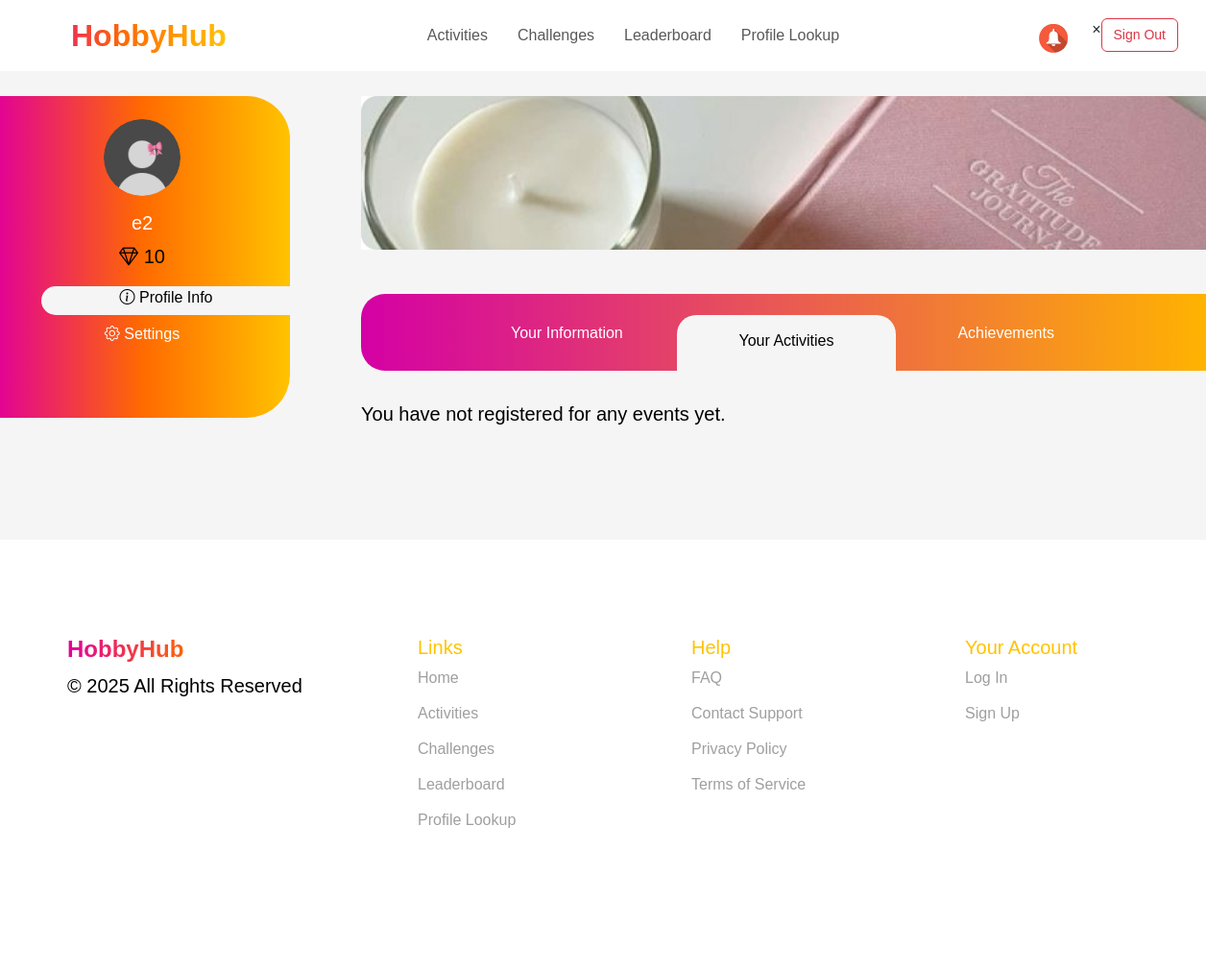
/user_profile/activities/ (signed in), run on an earlier commit of the app's database.
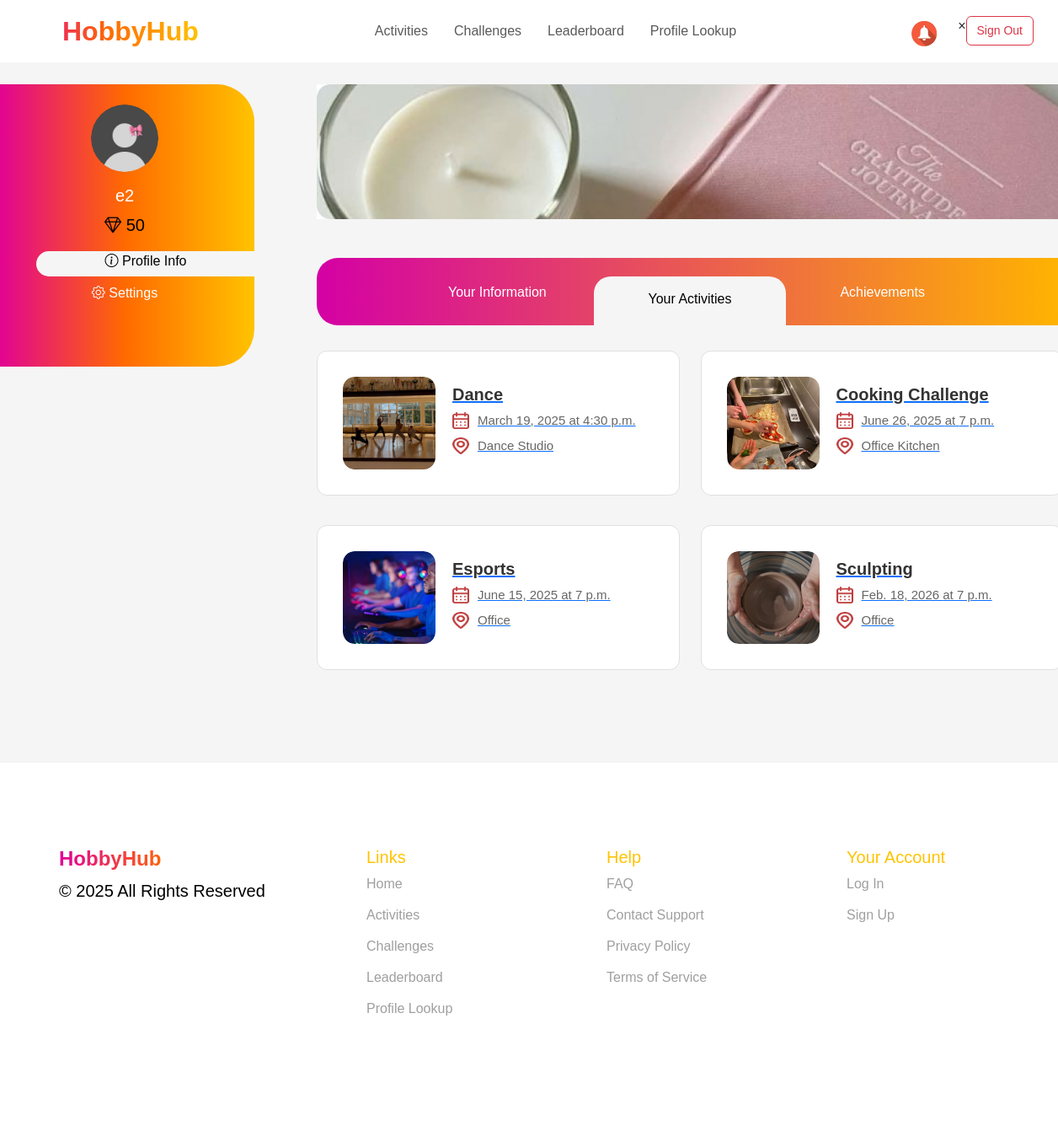
And on a later commit of the database.
### events/models.py (models this page shows, shortened)
class Employee(models.Model):
    nickname = models.CharField(max_length=100, primary_key=True, verbose_name="Nickname")
    name = models.CharField(max_length=255, verbose_name="Name")
    last_name = models.CharField(max_length=255, verbose_name="Last Name")
    number = models.CharField(max_length=20, verbose_name="Number")
    join_date = models.DateField(verbose_name="Join Date")
    date_of_birth = models.DateField(null=True, blank=True, verbose_name="Date of Birth")
    receive_sms_notifications = models.BooleanField(default=True, verbose_name="Receive SMS Notifications")
    receive_email_notifications = models.BooleanField(default=True, verbose_name="Receive Email Notifications")
    receive_reminders = models.BooleanField(default=True, verbose_name="Receive Reminders")
    social_id = models.CharField(max_length=255, blank=True, null=True)  # ID из социальной сети
    social_provider = models.CharField(max_length=50, blank=True, null=True)  # Провайдер (Google, Facebook и т.д.)
    company = models.ForeignKey(
        Company,
        to_field='company_id',
        on_delete=models.CASCADE,
        verbose_name="Company"
    )
    gender = models.CharField(max_length=10, choices=[('Male', 'Male'), ('Female', 'Female')], verbose_name="Gender")
    mail = models.EmailField(unique=True, verbose_name="Email")
    password = models.CharField(max_length=255, verbose_name="Password")
    is_approved = models.BooleanField(default=False, verbose_name="Approved")
    profile_photo = models.ImageField(upload_to='profile_photos/', null=True, blank=True, verbose_name="Profile Photo")
    hobbies = models.ManyToManyField(Hobby, blank=True, related_name='employees')
    diamonds = models.IntegerField(default=0, verbose_name="Diamonds")

class Event(models.Model):
    title = models.CharField(max_length=150)
    description = models.TextField()
    location = models.CharField(max_length=250)
    date = models.DateField()
    time = models.TimeField()
    hobbies = models.ManyToManyField(Hobby, related_name='events')
    image = models.ImageField(upload_to='event_images/', null=True, blank=True)
    company = models.ForeignKey(
        Company,
        to_field='company_id',
        on_delete=models.CASCADE,
        verbose_name="Company"
    )
    diamonds = models.IntegerField(default=0, verbose_name="Diamonds")
    quota = models.IntegerField(default=10, verbose_name="Quota")
    participants = models.ManyToManyField(Employee, related_name='events', blank=True)

### events/views.py (the view)
# urls.py: path('user_profile/activities/', profile_user_act, name='profile_user_act'),
def profile_user_act(request):
    nickname = request.session.get("nickname")
    if not nickname:
        return redirect("sign_in")
    try:
        employee = Employee.objects.get(nickname=nickname)
        registered_events = employee.events.all()  # Получаем все ивенты, на которые записан сотрудник
    except Employee.DoesNotExist:
        return redirect("sign_in")
    return render(request, 'profile_user_act.html', {
        'user': employee,
        'registered_events': registered_events,  # Передаем записанные ивенты в шаблон
    })

### events/templates/profile_user_act.html (shortened to what this page needs)
{% extends 'user_profile_base.html' %}
{% load static %}
{% block extra_css %}
    <link rel="stylesheet" href="https://cdn.jsdelivr.net/npm/bootstrap@5.3.0/dist/css/bootstrap.min.css">
    <link href="https://cdn.jsdelivr.net/npm/bootstrap-icons/font/bootstrap-icons.css" rel="stylesheet">
    <link rel="stylesheet" href="{% static 'css/all.css' %}">
    <link href="https://fonts.cdnfonts.com/css/gilroy-bold" rel="stylesheet">
{% endblock %}
{% block content %}
    <div class="container mt-4">
        <div class="row mainpartpro">
            <div class="col-md-2">
                <div class="sidebar p-4">
                    {% if user.profile_photo %}
                        <img src="{{ user.profile_photo.url }}" alt="Profile" class="rounded-circle mb-3" width="80">
                    {% else %}
                        <img src="{% static 'images/profile_photo.png' %}" class="rounded-circle mb-3" width="80">
                    {% endif %}
                    <h5>{{ user.name }}</h5>
                    <p><i class="bi bi-gem"></i> {{ user.diamonds }}</p>
                    <div class="pro-act-set-tab w-100 mb-2"><i class="bi bi-info-circle"></i><a href="{% url 'user_profile' %}"> Profile Info</a></div>
                    <div class="pro-set-tab w-100 mb-2"><i class="bi bi-gear"></i><a href="{% url 'user_setting' %}"> Settings</a></div>
                </div>
            </div>
            <div class="col-md-10 mainpartpro">
                <img src="{% static 'images/profile_banner.jpg' %}" class="img-fluid mb-3" alt="Banner">
                <div class="navbar user_det">
                    <div class="tab"><a href="{% url 'user_profile' %}">Your Information</a></div>
                    <div class="tab act-active-tab"><a href="{% url 'profile_user_act' %}">Your Activities</a></div>
                    <div class="tab"><a href="{% url 'user_achievements' %}">Achievements</a></div>
                </div>
                <div class="events-container">
                    {% if registered_events %}
                        {% for event in registered_events %}
                            <a href="{% url 'activity_details' event.id %}" class="event-link">
                                <div class="event-card">
                                    <div class="event-image">
                                        {% if event.image %}
                                            <img src="{{ event.image.url }}" alt="{{ event.title }}">
                                        {% else %}
                                            <img src="{% static 'images/default_event.jpg' %}" alt="{{ event.title }}">
                                        {% endif %}
                                    </div>
                                    <div class="event-details">
                                        <h3>{{ event.title }}</h3>
                                        <p>
                                            <img src="{% static 'images/your_act_calendar.png' %}" alt="Date" class="icon">
                                            {{ event.date }} at {{ event.time }}
                                        </p>
                                        <p>
                                            <img src="{% static 'images/your_act_location.png' %}" alt="Location" class="icon">
                                            {{ event.location }}
                                        </p>
                                    </div>
                                </div>
                            </a>
                        {% endfor %}
                    {% else %}
                        <p>You have not registered for any events yet.</p>
                    {% endif %}
                </div>
            </div>
        </div>
    </div>
{% endblock %}

What changed in the data, as far as the page shows it:
changed Employee: diamonds "10" → "50"
now on this page (row unchanged): Event: image (picture), title "Dance", date "March 19, 2025", time "4:30 p.m.", location "Dance Studio"
now on this page (row unchanged): Event: image (picture), title "Cooking Challenge", date "June 26, 2025", time "7 p.m.", location "Office Kitchen"
now on this page (row unchanged): Event: image (picture), title "Esports", date "June 15, 2025", time "7 p.m.", location "Office"
now on this page (row unchanged): Event: image (picture), title "Sculpting", date "Feb. 18, 2026", time "7 p.m.", location "Office"
Also different on the page:
text no longer shown: "You have not registered for any events yet."
